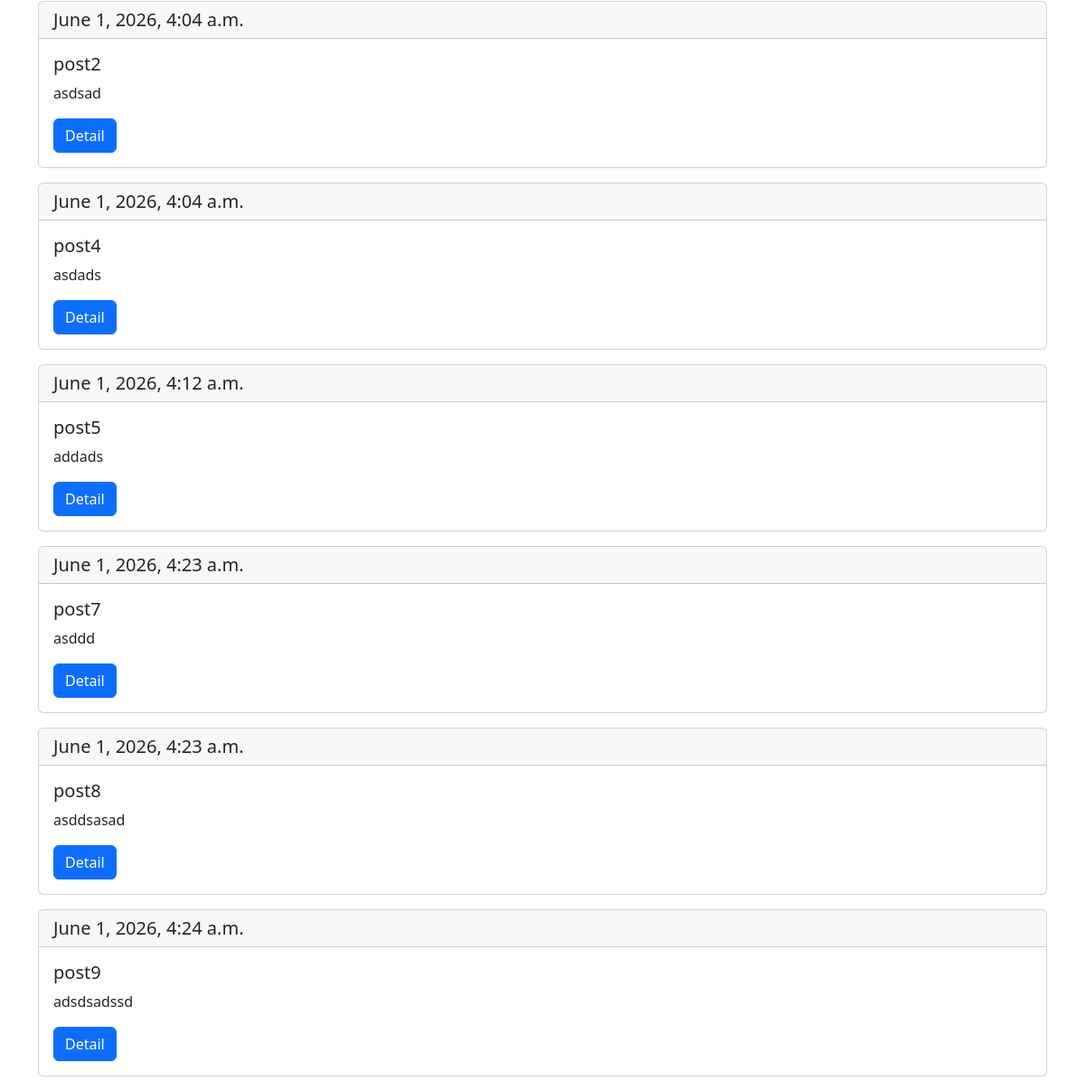
Page /news/search/ (lower part) on the earlier database version.
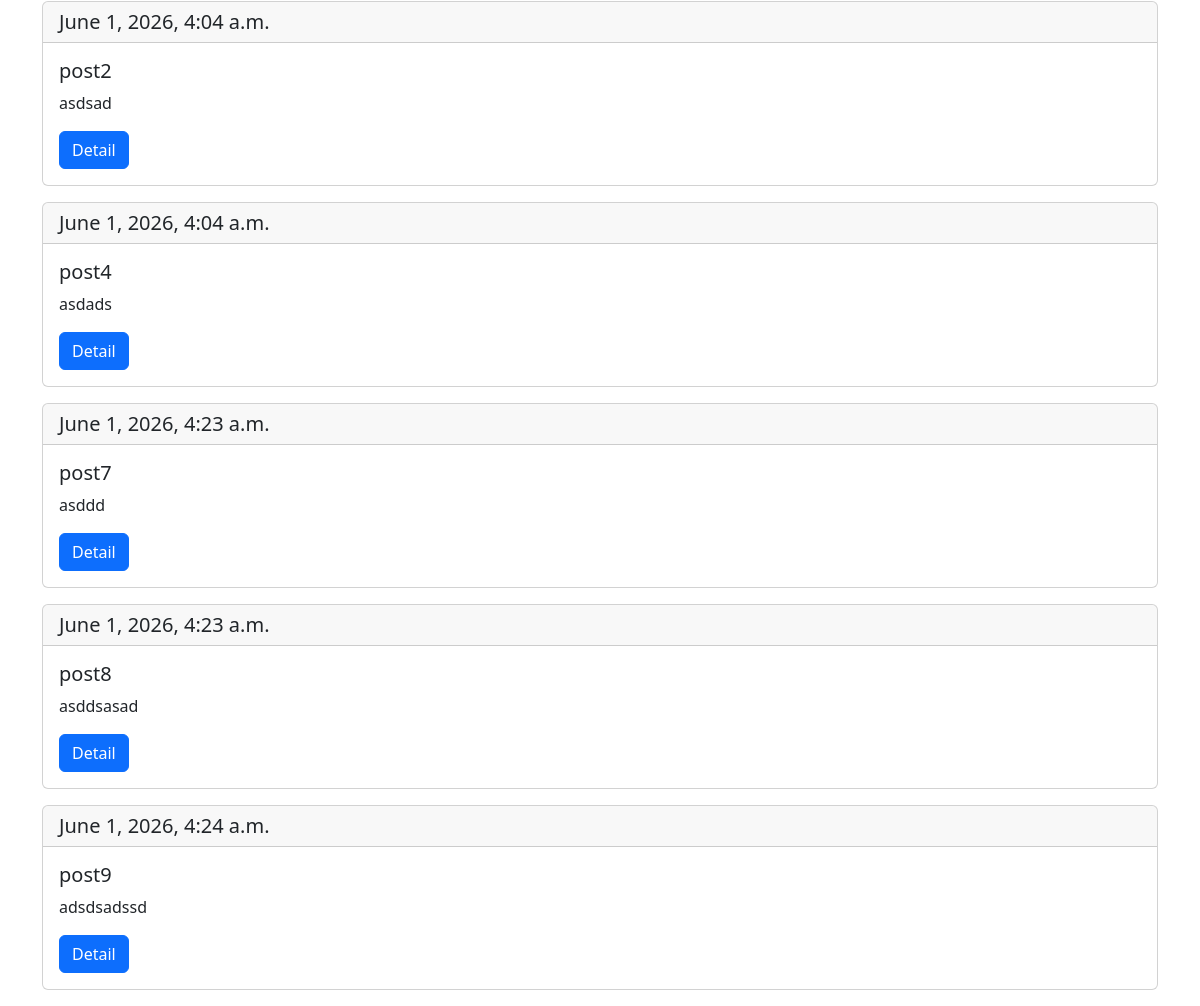
Same page on the later database version.
### apps/main/models.py (models this page shows, shortened)
class BaseModel(models.Model):
    created_at = models.DateTimeField(
        verbose_name="Data cozdaniya", auto_now_add="True")  # 2026-04-09 15:10
    updated_at = models.DateField(
        verbose_name="Data izmeneniya", auto_now_add="True")
    class Meta:
        abstract = True  # makes it so that this model is not added to the database / abstract model

class Post(BaseModel):
    title = models.CharField(
        max_length=100, verbose_name="nazvaniye", unique=True)
    slug = models.SlugField(max_length=140, verbose_name="Slag", unique=True)
    short_description = models.TextField(verbose_name="Kratkoe opisaniye")
    full_description = models.TextField(
        verbose_name="polnoye opisaniye", null=True, blank=True)
    preview = models.ImageField(
        upload_to="media/previews/%y/%m/%d", verbose_name="prev'iyu")
    views_quantity = models.IntegerField(
        default=0, verbose_name="Kol-vo prosmotrov")
    is_active = models.BooleanField(default=True, verbose_name="Aktivna")
    author = models.ForeignKey(
        "auth.User", on_delete=models.CASCADE, verbose_name="pol'zovatel'")
    category = models.ForeignKey(
        Category, on_delete=models.CASCADE, verbose_name="Kategoriya")
    def get_absolute_url(self):
        return reverse("news-detail", kwargs={"slug": self.slug})
    class Meta:
        verbose_name = "post"
        verbose_name_plural = "Posts"

### apps/main/views.py (the view)
# urls.py: path("news/search/", views.search_page, name="search-page"),
def search_page(request):
    query = request.GET.get("q")
    if not query:
        qs = Post.objects.all()
    else:
        qs = Post.objects.filter(
            Q(title__icontains=query) |
            Q(full_description__icontains=query) |
            Q(short_description__icontains=query)
        )
    context = {
        "posts": qs,
        "query": query
    }
    return render(request, "main/search.html", context)

### apps/main/templates/main/search.html (shortened to what this page needs)
{% extends 'base.html' %}
{% block content %}
<div class="container mt-5">
    {% for post in posts %}
    <div class="card mb-3">
        <h5 class="card-header">{{ post.created_at }}</h5>
        <div class="card-body">
            <h5 class="card-title">{{ post.title }}</h5>
            <p class="card-text">{{ post.short_description }}</p>
            <a href="{{ post.get_absolute_url }}" class="btn btn-primary">Detail</a>
        </div>
    </div>
    {% endfor %}
</div>
{% endblock %}

Differences in the rows shown:
removed Post: created_at "June 1, 2026, 4:12 a.m.", title "post5", short_description "addads"
